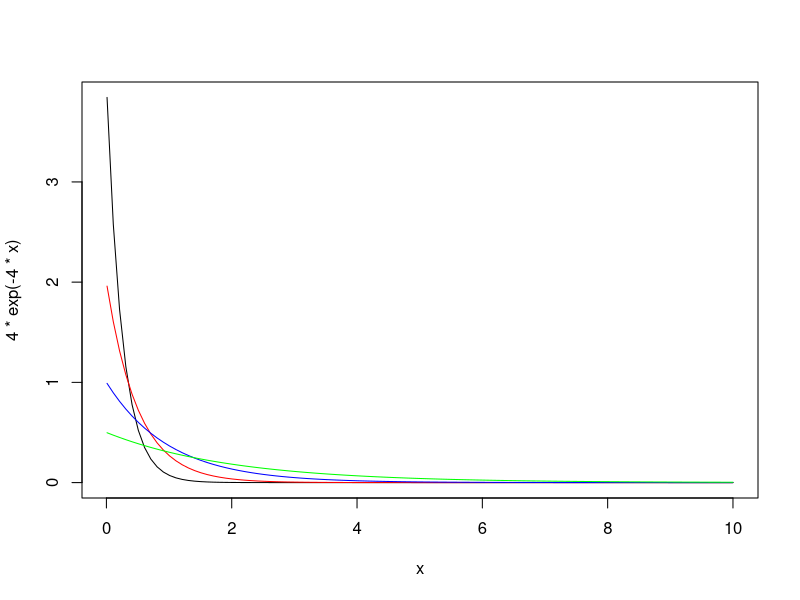

Write R code to recreate this figure.
curve(4*exp(-4*x),.01,10)
curve(2*exp(-2*x),.01,10,col="red",add=T)
curve(1*exp(-1*x),.01,10,col="blue",add=T)
curve(0.5*exp(-.5*x),.01,10,col="green",add=T)